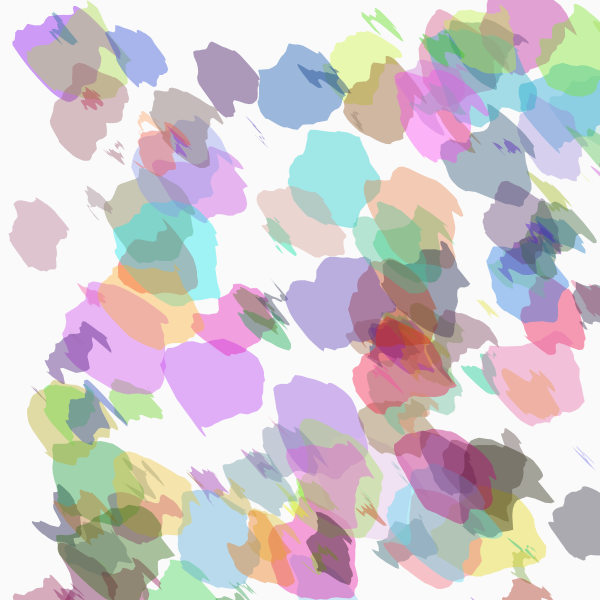
Frame 1 (no input)
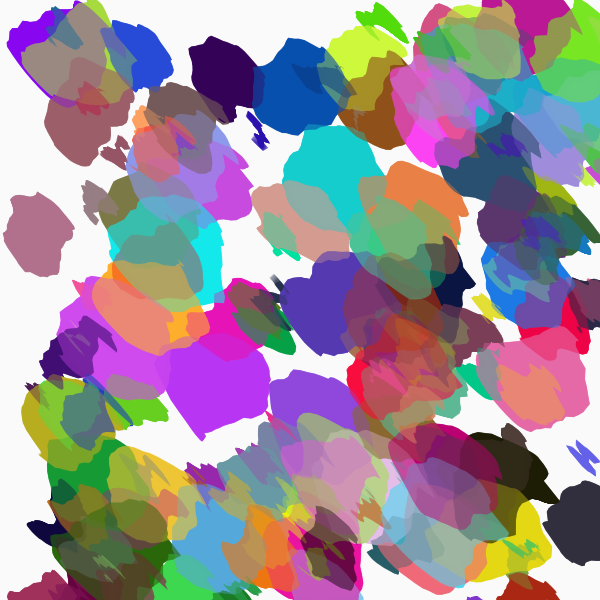
Frame 60 (the mouse pressed at the canvas centre just before this capture)
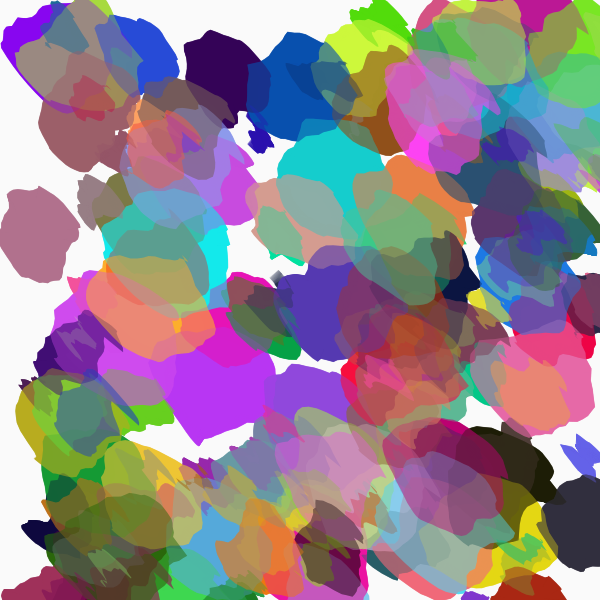
Frame 120 (the mouse held since frame 60 and released just before this capture)

The Processing sketch that drew these frames (run headless with seeded random() and noise(); from frame 60 on, the mouse is pressed at the canvas centre):

// Processing sketch: circleq
// ── circleq.pde
int n=150;
Circle[] s=new Circle[n];
void setup(){
  size(600,600);
  background(250);
  for(int i=0;i<n;i++){
  s[i]=new Circle(random(50),new PVector(random(600),random(600))
  ,color(random(255),random(250),random(251)));
  }
}

void draw(){
  //background(250);
  if(frameCount<2000){
  for(int i=0;i<n;i++){
    s[i].update();
    s[i].display();
  }
}
}
// ── circle.pde
class Circle{
  float radius;
  color rgb;
  float nValue;
  PVector center;
  
  Circle(float a,PVector c,color q){
  radius=a;
  rgb=q;
  center=c.get();
  nValue=random(1000);
  }
  void update(){
    radius+=0.1;
  }
  void display(){
    fill(rgb,100);
    noStroke();
    beginShape();
    float np=nValue;
    for(float i=0;i<TWO_PI;i+=0.1){
      float nois=map(noise(np),0,1,0,50);
      float x=center.x+radius*cos(i)+nois;
      float y=center.y+radius*sin(i)+nois;
      vertex(x,y);
      np+=0.1;
    }
    endShape();
    
  }
}
